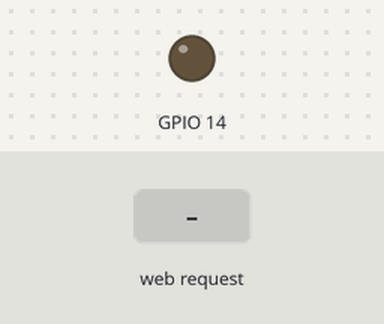
The sketch below on a simulated ESP8266 (NodeMCU). Shown: output pins drawn as LEDs (lit = HIGH). The test bench sets the inputs (shaded band). WiFi joins after 1.5 s; servers stay silent unless stated; what the sketch prints to the serial monitor is not drawn.

Above: at 2.7 s.
2.8 s: HTTP request GET /SolarTracker received
At 3.1 s:
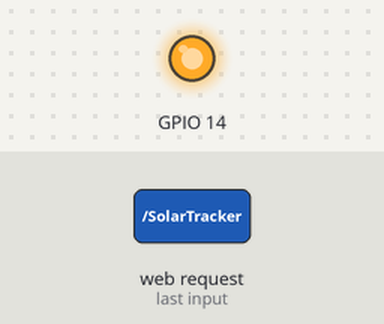
4.3 s: HTTP request GET /RainWaterHarvesting received
At 5.5 s:
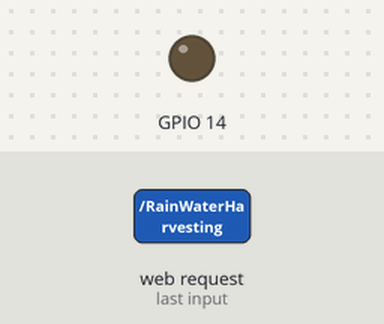
Timing chart, 0 to 7.3 s (numbered marks = the images above; inputs shaded):
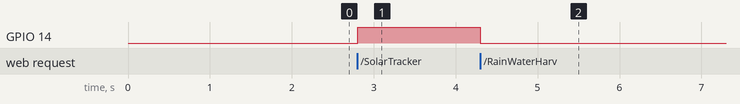

The sketch:

Esp_Arduino_SolarTracker_webpage_ESP.ino
```cpp
#include <ESP8266WiFi.h>
#include <SPI.h>
#include <SoftwareSerial.h>
//#define EOUT D5 //Using a digital pin for sending the signal to the UNO
const char* ssid = "NETGEAR43";
const char* password = "manicshrub289";

WiFiServer server(80);


void setup() {
  // put your setup code here, to run once:
    pinMode(14, OUTPUT);
    Serial.begin(115200);
    Serial.println();
  Serial.println();
  Serial.print("Connecting to ");
  Serial.println(ssid);

  WiFi.begin(ssid, password);

  while (WiFi.status() != WL_CONNECTED) {
    delay(500);
    Serial.print(".");
  }
  Serial.println("");
  Serial.println("WiFi connected");

  // Start the server
  server.begin();
  Serial.println("Server started at...");
  Serial.println(WiFi.localIP());

}


void loop() {
  // put your main code here, to run repeatedly:
  // Check if a client has connected
  WiFiClient client = server.available();
  if (!client) {
    return;
  }

  // Wait until the client sends some data
  Serial.println("new client");
  while (! client.available())
  {
    delay (1);
  }


  // Read the first line of the request
  String req = client.readStringUntil('\r');
  Serial.println(req);
  client.flush();

  // Match the request

  if (req.indexOf("/SolarTracker") != -1)  {  //FLOWER IN SUN MODE

    digitalWrite(14,HIGH);
    Serial.println("Tracking Sun!");
  }
  else if(req.indexOf("/RainWaterHarvesting") != -1) //water harvesting
  {
   // status_led1=1;
    digitalWrite(14,LOW);
    Serial.println("Harvesting Rain Water!");
  }


// Return the response
client.println("HTTP/1.1 200 OK");
client.println("Content-Type: text/html");
client.println("Connection: close");
client.println("");

client.println("<!DOCTYPE HTML>");
client.println("<HTML>");
client.println("<H1> Solar Tracker and Rain Water Harvesting </H1>");
client.println("<br />");

 client.println("<a href=\"/SolarTracker\"\"> <button style='FONT-SIZE: 50px; HEIGHT: 200px;WIDTH: 300px; 126px; Z-INDEX: 0; TOP: 200px;'> Solar Tracking </button> </a>");
 client.println("<a href=\"/RainWaterHarvesting\"\"> <button style='FONT-SIZE: 50px; HEIGHT: 200px; WIDTH: 300px; 126px; Z-INDEX: 0; TOP: 200px;'> Rain Water Harvesting </button> </a>");
 //client.println("<a href=http://192.168.1.15:5000>  HOME  </a>"); //PI IP ADDRESS
 client.println("<a href=http://192.168.1.3:5000> <button style='FONT-SIZE: 50px; HEIGHT: 200px;WIDTH: 250px; 126px; Z-INDEX: 0; TOP: 200px;'> Back Home </button> </a>");


 client.println("</html>");

  delay(1);
  Serial.println("Client disonnected");
  Serial.println("");
}
```

Measured:
- after the input at 2.8 s, GPIO 14: LOW → HIGH at once
- after the input at 4.3 s, GPIO 14: HIGH → LOW at once
